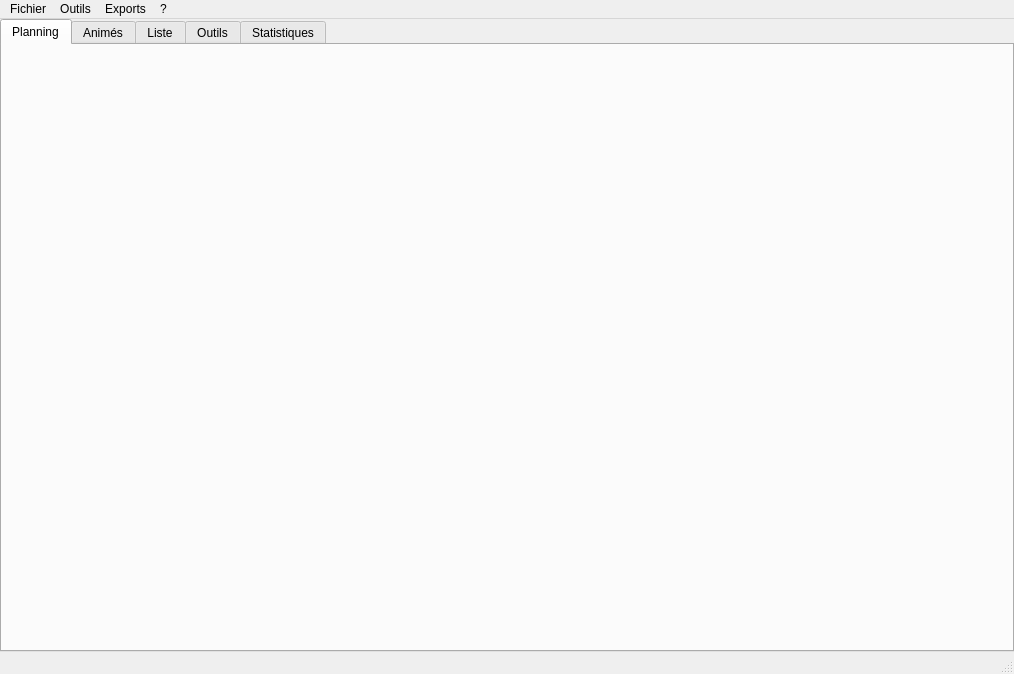
<?xml version="1.0" encoding="UTF-8"?>
<ui version="4.0">
 <class>MainWindow</class>
 <widget class="QMainWindow" name="MainWindow">
  <property name="geometry">
   <rect>
    <x>0</x>
    <y>0</y>
    <width>1014</width>
    <height>674</height>
   </rect>
  </property>
  <property name="windowTitle">
   <string notr="true"/>
  </property>
  <property name="windowIcon">
   <iconset>
    <normaloff>../resources/icon.png</normaloff>../resources/icon.png</iconset>
  </property>
  <widget class="QWidget" name="centralwidget">
   <layout class="QGridLayout" name="gridLayout">
    <property name="leftMargin">
     <number>0</number>
    </property>
    <property name="topMargin">
     <number>0</number>
    </property>
    <property name="rightMargin">
     <number>0</number>
    </property>
    <property name="bottomMargin">
     <number>0</number>
    </property>
    <item row="0" column="0">
     <widget class="QTabWidget" name="tabWidget">
      <property name="currentIndex">
       <number>0</number>
      </property>
      <widget class="QWidget" name="tab1">
       <attribute name="icon">
        <iconset>
         <normaloff>../resources/icons/calendar-list.png</normaloff>../resources/icons/calendar-list.png</iconset>
       </attribute>
       <attribute name="title">
        <string>Planning</string>
       </attribute>
       <layout class="QGridLayout" name="gridLayout_4">
        <property name="leftMargin">
         <number>0</number>
        </property>
        <property name="topMargin">
         <number>0</number>
        </property>
        <property name="rightMargin">
         <number>0</number>
        </property>
        <property name="bottomMargin">
         <number>0</number>
        </property>
        <item row="0" column="0">
         <layout class="QGridLayout" name="planning_tab_layout"/>
        </item>
       </layout>
      </widget>
      <widget class="QWidget" name="tab2">
       <attribute name="icon">
        <iconset>
         <normaloff>../resources/icons/films.png</normaloff>../resources/icons/films.png</iconset>
       </attribute>
       <attribute name="title">
        <string>Animés</string>
       </attribute>
       <layout class="QGridLayout" name="gridLayout_3">
        <property name="leftMargin">
         <number>0</number>
        </property>
        <property name="topMargin">
         <number>0</number>
        </property>
        <property name="rightMargin">
         <number>0</number>
        </property>
        <property name="bottomMargin">
         <number>0</number>
        </property>
        <item row="0" column="0">
         <layout class="QGridLayout" name="full_list_tab_layout"/>
        </item>
       </layout>
      </widget>
      <widget class="QWidget" name="tab3">
       <attribute name="icon">
        <iconset>
         <normaloff>../resources/icons/edit-list.png</normaloff>../resources/icons/edit-list.png</iconset>
       </attribute>
       <attribute name="title">
        <string>Liste</string>
       </attribute>
       <layout class="QGridLayout" name="gridLayout_6">
        <property name="leftMargin">
         <number>0</number>
        </property>
        <property name="topMargin">
         <number>0</number>
        </property>
        <property name="rightMargin">
         <number>0</number>
        </property>
        <property name="bottomMargin">
         <number>0</number>
        </property>
        <item row="0" column="0">
         <layout class="QGridLayout" name="list2_tab_layout"/>
        </item>
       </layout>
      </widget>
      <widget class="QWidget" name="tab4">
       <attribute name="icon">
        <iconset>
         <normaloff>../resources/icons/wrench-screwdriver.png</normaloff>../resources/icons/wrench-screwdriver.png</iconset>
       </attribute>
       <attribute name="title">
        <string>Outils</string>
       </attribute>
       <layout class="QGridLayout" name="gridLayout_2">
        <property name="leftMargin">
         <number>0</number>
        </property>
        <property name="topMargin">
         <number>0</number>
        </property>
        <property name="rightMargin">
         <number>0</number>
        </property>
        <property name="bottomMargin">
         <number>0</number>
        </property>
        <item row="0" column="0">
         <layout class="QGridLayout" name="tools_tab_layout"/>
        </item>
       </layout>
      </widget>
      <widget class="QWidget" name="tab">
       <attribute name="icon">
        <iconset>
         <normaloff>../resources/icons/chart.png</normaloff>../resources/icons/chart.png</iconset>
       </attribute>
       <attribute name="title">
        <string>Statistiques</string>
       </attribute>
       <layout class="QGridLayout" name="gridLayout_5">
        <property name="leftMargin">
         <number>0</number>
        </property>
        <property name="topMargin">
         <number>0</number>
        </property>
        <property name="rightMargin">
         <number>0</number>
        </property>
        <property name="bottomMargin">
         <number>0</number>
        </property>
        <item row="0" column="0">
         <layout class="QGridLayout" name="stats_tab_layout"/>
        </item>
       </layout>
      </widget>
     </widget>
    </item>
   </layout>
  </widget>
  <widget class="QMenuBar" name="menubar">
   <property name="geometry">
    <rect>
     <x>0</x>
     <y>0</y>
     <width>1014</width>
     <height>24</height>
    </rect>
   </property>
   <widget class="QMenu" name="about_menu">
    <property name="title">
     <string>?</string>
    </property>
    <addaction name="bug_report_action"/>
    <addaction name="about_action"/>
   </widget>
   <widget class="QMenu" name="file_menu">
    <property name="title">
     <string>Fichier</string>
    </property>
    <addaction name="open_application_config_action"/>
    <addaction name="open_profiles_action"/>
    <addaction name="separator"/>
    <addaction name="quit_action"/>
   </widget>
   <widget class="QMenu" name="menuExports">
    <property name="title">
     <string>Exports</string>
    </property>
    <addaction name="planning_export_action"/>
   </widget>
   <widget class="QMenu" name="menuOutils">
    <property name="title">
     <string>Outils</string>
    </property>
    <addaction name="check_problems_action"/>
    <addaction name="open_database_backups_action"/>
    <addaction name="manage_profiles_action"/>
    <addaction name="manage_friends_action"/>
    <addaction name="open_settings_action"/>
   </widget>
   <addaction name="file_menu"/>
   <addaction name="menuOutils"/>
   <addaction name="menuExports"/>
   <addaction name="about_menu"/>
  </widget>
  <widget class="QStatusBar" name="statusbar"/>
  <action name="quit_action">
   <property name="icon">
    <iconset>
     <normaloff>../resources/icons/cross.png</normaloff>../resources/icons/cross.png</iconset>
   </property>
   <property name="text">
    <string>&amp;Quitter</string>
   </property>
  </action>
  <action name="about_qt_action">
   <property name="icon">
    <iconset>
     <normaloff>:/icons/icons/delete.ico</normaloff>:/icons/icons/delete.ico</iconset>
   </property>
   <property name="text">
    <string>&amp;A propos de Qt</string>
   </property>
  </action>
  <action name="load_profile_action">
   <property name="text">
    <string>Charger un profil</string>
   </property>
  </action>
  <action name="close_profile_action">
   <property name="text">
    <string>Fermer le profil</string>
   </property>
  </action>
  <action name="save_profile_action">
   <property name="text">
    <string>Sauvegarder le profil</string>
   </property>
  </action>
  <action name="about_action">
   <property name="icon">
    <iconset>
     <normaloff>../resources/icons/question.png</normaloff>../resources/icons/question.png</iconset>
   </property>
   <property name="text">
    <string>À propos</string>
   </property>
  </action>
  <action name="open_profiles_action">
   <property name="icon">
    <iconset>
     <normaloff>../resources/icons/folder-horizontal-open.png</normaloff>../resources/icons/folder-horizontal-open.png</iconset>
   </property>
   <property name="text">
    <string>Ouvrir le dossier du profil</string>
   </property>
  </action>
  <action name="planning_export_action">
   <property name="icon">
    <iconset>
     <normaloff>../resources/icons/document-export.png</normaloff>../resources/icons/document-export.png</iconset>
   </property>
   <property name="text">
    <string>Export du planning</string>
   </property>
  </action>
  <action name="check_problems_action">
   <property name="icon">
    <iconset>
     <normaloff>../resources/icons/magnifier-exclamation.png</normaloff>../resources/icons/magnifier-exclamation.png</iconset>
   </property>
   <property name="text">
    <string>Vérifier les données</string>
   </property>
  </action>
  <action name="open_database_backups_action">
   <property name="icon">
    <iconset>
     <normaloff>../resources/icons/clock-history.png</normaloff>../resources/icons/clock-history.png</iconset>
   </property>
   <property name="text">
    <string>Revenir à une sauvegarde précédente</string>
   </property>
  </action>
  <action name="bug_report_action">
   <property name="icon">
    <iconset>
     <normaloff>../resources/icons/bug-exclamation.png</normaloff>../resources/icons/bug-exclamation.png</iconset>
   </property>
   <property name="text">
    <string>Rapporter un bug</string>
   </property>
  </action>
  <action name="manage_profiles_action">
   <property name="icon">
    <iconset>
     <normaloff>../resources/icons/user-silhouette.png</normaloff>../resources/icons/user-silhouette.png</iconset>
   </property>
   <property name="text">
    <string>Gérer les profils</string>
   </property>
  </action>
  <action name="open_settings_action">
   <property name="icon">
    <iconset>
     <normaloff>../resources/icons/gear.png</normaloff>../resources/icons/gear.png</iconset>
   </property>
   <property name="text">
    <string>Options</string>
   </property>
  </action>
  <action name="manage_friends_action">
   <property name="icon">
    <iconset>
     <normaloff>../resources/icons/users.png</normaloff>../resources/icons/users.png</iconset>
   </property>
   <property name="text">
    <string>Gérer la liste d'amis</string>
   </property>
  </action>
  <action name="open_application_config_action">
   <property name="icon">
    <iconset>
     <normaloff>../resources/icons/folder-horizontal-open.png</normaloff>../resources/icons/folder-horizontal-open.png</iconset>
   </property>
   <property name="text">
    <string>Ouvrir le dossier de configuration</string>
   </property>
  </action>
 </widget>
 <resources/>
 <connections>
  <connection>
   <sender>quit_action</sender>
   <signal>triggered()</signal>
   <receiver>MainWindow</receiver>
   <slot>close()</slot>
   <hints>
    <hint type="sourcelabel">
     <x>-1</x>
     <y>-1</y>
    </hint>
    <hint type="destinationlabel">
     <x>399</x>
     <y>299</y>
    </hint>
   </hints>
  </connection>
 </connections>
</ui>
